Frame 1 (no input): blank canvas, image omitted
Frame 60 (the mouse pressed at the canvas centre just before this capture): blank canvas, image omitted
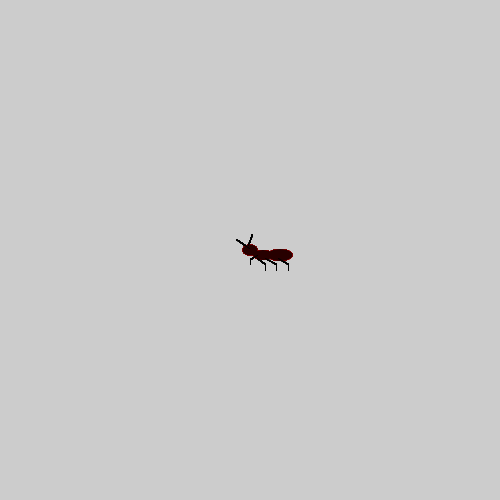
Frame 120 (the mouse held since frame 60 and released just before this capture)

The Processing sketch whose frames 1 and 60 were blank and that drew this single picture after the mouse press (run headless with seeded random() and noise(); from frame 60 on, the mouse is pressed at the canvas centre):

// Processing sketch: processing_37693
// ── processing_37693.pde

void setup() {
  size (500, 500);

}

void draw() {

  if (mousePressed == true) { 
  

    ant (mouseX, mouseY);
  }
}

void ant (int x, int y) {


  noStroke ();
  smooth ();

  int redness = (int)(random(255));

  fill(redness, 0, 0);

  //body
  ellipse (x, y, 15, 11);
  ellipse (x+13, y+5, 20, 10);
  ellipse (x+30, y+5, 25, 12);


  //antennae

  stroke (0);
  strokeWeight (1);
  line (x-14, y-11, x-1, y-2);
  line (x-2, y-5, x+2, y-16);

  //left leg
  line ( x+7, y+5, x, y+9);
  line (x, y+9, x, y+14);

  //right leg 1

  line (x+7, y+8, x+15, y+14);
  line (x+15, y+14, x+15, y+20);

  //right leg 2

  line (x+15, y+8, x+26, y+14);
  line (x+26, y+14, x+26, y+20);

  //right leg 3

  line (x+28, y+8, x+38, y+14);
  line (x+38, y+14, x+38, y+20);
}


                
                                
